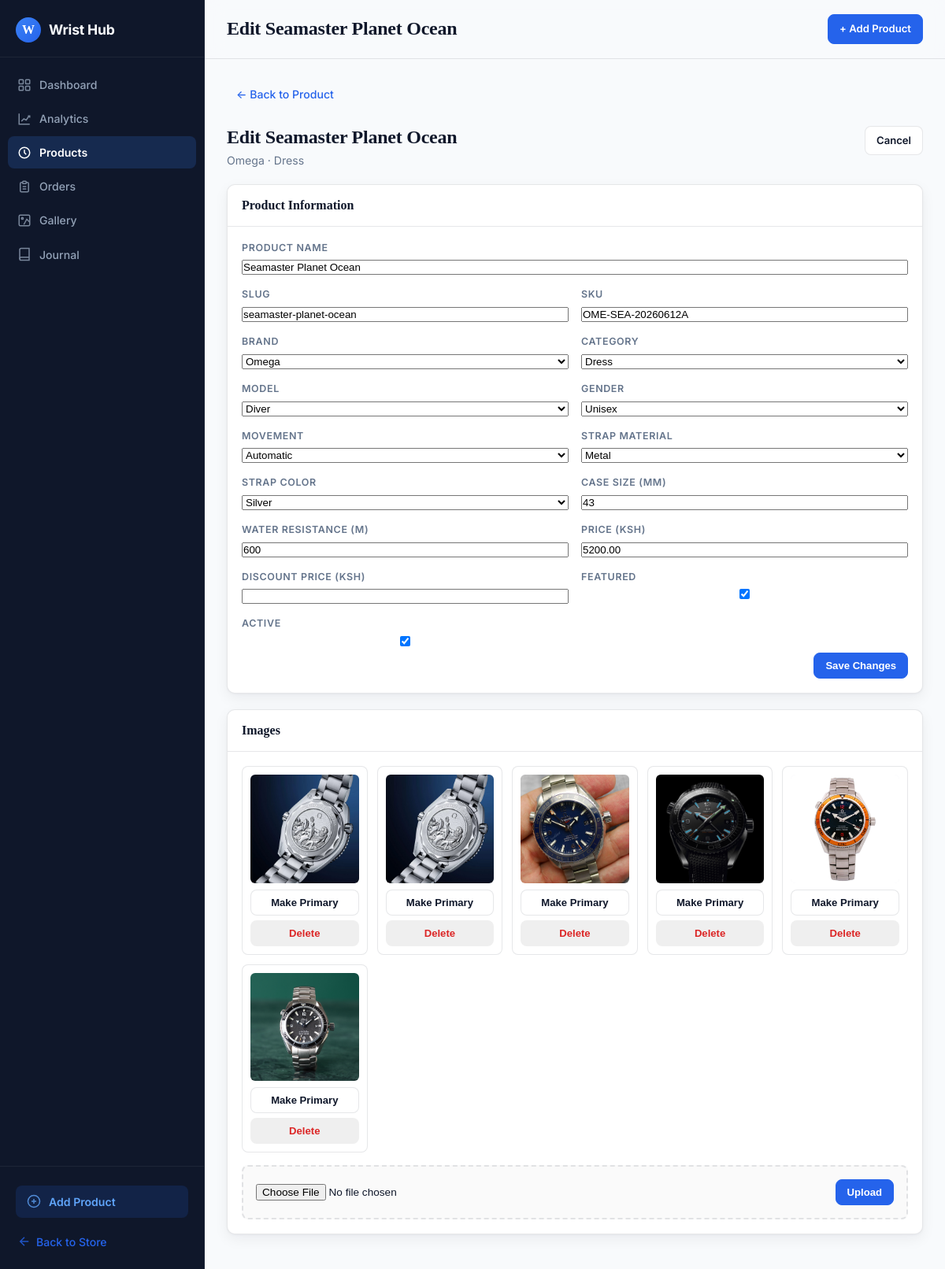
The page /panel/products/seamaster-planet-ocean/edit/ on the database its author committed.
### wshop/models.py (models this page shows, shortened)
class Watch(models.Model):
    MODEL_CHOICES = [
        ("classic", "Classic"),
        ("sport", "Sport"),
        ("luxury", "Luxury"),
        ("dress", "Dress"),
        ("diver", "Diver"),
        ("chronograph", "Chronograph"),
        ("vandross", "Vandross"),
    ]
    GENDER_CHOICES = [
        ("men", "Men"),
        ("women", "Women"),
        ("unisex", "Unisex"),
    ]
    MOVEMENT_CHOICES = [
        ("automatic", "Automatic"),
        ("quartz", "Quartz"),
        ("mechanical", "Mechanical"),
        ("solar", "Solar"),
        ("smart", "Smart"),
    ]
    STRAP_CHOICES = [
        ("leather", "Leather"),
        ("metal", "Metal"),
        ("rubber", "Rubber"),
        ("fabric", "Fabric"),
        ("ceramic", "Ceramic"),
    ]
    STRAP_COLOR_CHOICES = [
        ("silver", "Silver"),
        ("gold", "Gold"),
        ("rose_gold", "Rose Gold"),
        ("black", "Black"),
        ("brown", "Brown"),
        ("blue", "Blue"),
        ("white", "White"),
    ]
    name = models.CharField(max_length=160)
    slug = models.SlugField(max_length=180, unique=True)
    brand = models.ForeignKey(Brand, on_delete=models.PROTECT, related_name="watches")
    category = models.ForeignKey(
        Category,
        on_delete=models.PROTECT,
        related_name="watches",
    )
    model = models.CharField(max_length=30, choices=MODEL_CHOICES, default="classic")
    gender = models.CharField(max_length=10, choices=GENDER_CHOICES, default="unisex")
    movement = models.CharField(max_length=20, choices=MOVEMENT_CHOICES)
    strap_material = models.CharField(max_length=20, choices=STRAP_CHOICES)
    strap_color = models.CharField(
        max_length=20,
        choices=STRAP_COLOR_CHOICES,
        default="silver",
    )
    case_size_mm = models.PositiveSmallIntegerField()
    water_resistance_m = models.PositiveSmallIntegerField(default=0)
    price = models.DecimalField(
        max_digits=10,
        decimal_places=2,
        validators=[MinValueValidator(0)],
    )
    discount_price = models.DecimalField(
        max_digits=10,
        decimal_places=2,
        validators=[MinValueValidator(0)],
        blank=True,
        null=True,
    )
    sku = models.CharField(max_length=60, unique=True)
    featured = models.BooleanField(default=False)
    is_active = models.BooleanField(default=True)
    created_at = models.DateTimeField(auto_now_add=True)
    updated_at = models.DateTimeField(auto_now=True)
    class Meta:
        ordering = ["-created_at"]

class Brand(models.Model):
    name = models.CharField(max_length=100, unique=True)
    slug = models.SlugField(max_length=120, unique=True)
    is_active = models.BooleanField(default=True)
    created_at = models.DateTimeField(auto_now_add=True)
    class Meta:
        ordering = ["name"]
    def __str__(self):
        return self.name

class Category(models.Model):
    name = models.CharField(max_length=100, unique=True)
    slug = models.SlugField(max_length=120, unique=True)
    image = models.ImageField(upload_to="categories/", blank=True, null=True)
    is_active = models.BooleanField(default=True)
    created_at = models.DateTimeField(auto_now_add=True)
    class Meta:
        verbose_name_plural = "Categories"
        ordering = ["name"]
    def __str__(self):
        return self.name

class WatchImage(models.Model):
    watch = models.ForeignKey(Watch, on_delete=models.CASCADE, related_name="images")
    image = models.ImageField(upload_to="watches/")
    alt_text = models.CharField(max_length=160, blank=True)
    is_main = models.BooleanField(default=False)
    is_primary = models.BooleanField(default=False)
    created_at = models.DateTimeField(auto_now_add=True)
    class Meta:
        ordering = ["-is_primary", "-is_main", "created_at"]

### wshop/views_admin.py (the view)
# urls.py: path("panel/products/<slug:slug>/edit/", views_admin.admin_product_edit, name="panel-product-edit"),
def admin_product_edit(request, slug):
    watch = get_object_or_404(Watch, slug=slug)
    images = watch.images.all()
    if request.method == "POST":
        from django import forms
        class WatchForm(forms.ModelForm):
            class Meta:
                model = Watch
                fields = [
                    "name", "slug", "sku", "brand", "category", "model", "gender",
                    "movement", "strap_material", "strap_color", "case_size_mm",
                    "water_resistance_m", "price", "discount_price",
                    "featured", "is_active",
                ]
                widgets = {"slug": forms.TextInput(attrs={"readonly": "readonly"})}
        form = WatchForm(request.POST, instance=watch)
        if form.is_valid():
            form.save()
            uploaded_files = request.FILES.getlist("new_images")
            for idx, uploaded_file in enumerate(uploaded_files):
                WatchImage.objects.create(
                    watch=watch,
                    image=uploaded_file,
                    alt_text=watch.name,
                    is_primary=(idx == 0 and not watch.images.filter(is_primary=True).exists()),
                )
            if not watch.images.filter(is_primary=True).exists() and watch.images.exists():
                first = watch.images.first()
                first.is_primary = True
                first.save()
            primary_id = request.POST.get("primary_image_id")
            if primary_id:
                watch.images.exclude(id=primary_id).update(is_primary=False)
                watch.images.filter(id=primary_id).update(is_primary=True)
            delete_ids = request.POST.getlist("delete_image_ids")
            if delete_ids:
                watch.images.filter(id__in=delete_ids).delete()
                if not watch.images.filter(is_primary=True).exists() and watch.images.exists():
                    first = watch.images.first()
                    first.is_primary = True
                    first.save()
            messages.success(request, f"Updated {watch.name}.")
            return redirect("panel-product-edit", slug=watch.slug)
    else:
        from django import forms
        class WatchForm(forms.ModelForm):
            class Meta:
                model = Watch
                fields = [
                    "name", "slug", "sku", "brand", "category", "model", "gender",
                    "movement", "strap_material", "strap_color", "case_size_mm",
                    "water_resistance_m", "price", "discount_price",
                    "featured", "is_active",
                ]
                widgets = {"slug": forms.TextInput(attrs={"readonly": "readonly"})}
        form = WatchForm(instance=watch)
    return render(request, "panel/product_edit.html", {
        "watch": watch,
        "form": form,
        "images": images,
        "dashboard_title": f"Edit {watch.name}",
        "products_active": True,
    })

### wshop/views_admin.py
        class WatchForm(forms.ModelForm):
            class Meta:
                model = Watch
                fields = [
                    "name", "brand", "category", "model", "gender",
                    "movement", "strap_material", "strap_color", "case_size_mm",
                    "water_resistance_m", "price", "discount_price",
                    "featured", "is_active",
                ]

### wshop/analytics.py (called while the page is built)
def should_track_request(request):
    if request.path.startswith(("/admin/", "/panel/", "/static/", "/media/")):
        return False
    if request.path in {"/cart/count/"}:
        return False
    if request.method not in {"GET", "POST"}:
        return False
    return True

### wshop/templates/panel/product_edit.html (shortened to what this page needs)
{% extends "panel/base.html" %}
{% block content %}
<div class="page-header">
    <a href="{% url 'panel-product-detail' slug=watch.slug %}" class="back-link">← Back to Product</a>
</div>
<div class="page-title-row">
    <div>
        <h1 class="page-title">Edit {{ watch.name }}</h1>
        <p class="page-subtitle">{{ watch.brand.name }} · {{ watch.category.name }}</p>
    </div>
    <div style="display:flex;gap:10px;flex-wrap:wrap;">
        <a href="{% url 'panel-product-detail' slug=watch.slug %}" class="btn btn-secondary">Cancel</a>
    </div>
</div>
<div class="card">
    <div class="card-header">
        <span class="card-title">Product Information</span>
    </div>
    <div class="card-body">
        <form method="post" action="{% url 'panel-product-edit' slug=watch.slug %}">
            <div class="form-grid">
                <div class="form-group full">
                    <label class="form-label" for="{{ form.name.id_for_label }}">Product Name</label>
                    {{ form.name }}
                </div>
                <div class="form-group">
                    <label class="form-label" for="{{ form.slug.id_for_label }}">Slug</label>
                    {{ form.slug }}
                </div>
                <div class="form-group">
                    <label class="form-label" for="{{ form.sku.id_for_label }}">SKU</label>
                    {{ form.sku }}
                </div>
                <div class="form-group">
                    <label class="form-label" for="{{ form.brand.id_for_label }}">Brand</label>
                    {{ form.brand }}
                </div>
                <div class="form-group">
                    <label class="form-label" for="{{ form.category.id_for_label }}">Category</label>
                    {{ form.category }}
                </div>
                <div class="form-group">
                    <label class="form-label" for="{{ form.model.id_for_label }}">Model</label>
                    {{ form.model }}
                </div>
                <div class="form-group">
                    <label class="form-label" for="{{ form.gender.id_for_label }}">Gender</label>
                    {{ form.gender }}
                </div>
                <div class="form-group">
                    <label class="form-label" for="{{ form.movement.id_for_label }}">Movement</label>
                    {{ form.movement }}
                </div>
                <div class="form-group">
                    <label class="form-label" for="{{ form.strap_material.id_for_label }}">Strap Material</label>
                    {{ form.strap_material }}
                </div>
                <div class="form-group">
                    <label class="form-label" for="{{ form.strap_color.id_for_label }}">Strap Color</label>
                    {{ form.strap_color }}
                </div>
                <div class="form-group">
                    <label class="form-label" for="{{ form.case_size_mm.id_for_label }}">Case Size (mm)</label>
                    {{ form.case_size_mm }}
                </div>
                <div class="form-group">
                    <label class="form-label" for="{{ form.water_resistance_m.id_for_label }}">Water Resistance (m)</label>
                    {{ form.water_resistance_m }}
                </div>
                <div class="form-group">
                    <label class="form-label" for="{{ form.price.id_for_label }}">Price (Ksh)</label>
                    {{ form.price }}
                </div>
                <div class="form-group">
                    <label class="form-label" for="{{ form.discount_price.id_for_label }}">Discount Price (Ksh)</label>
                    {{ form.discount_price }}
                </div>
                <div class="form-group">
                    <label class="form-label" for="{{ form.featured.id_for_label }}">Featured</label>
                    {{ form.featured }}
                </div>
                <div class="form-group">
                    <label class="form-label" for="{{ form.is_active.id_for_label }}">Active</label>
                    {{ form.is_active }}
                </div>
            </div>
            <div class="form-actions">
                <button type="submit" class="btn btn-primary">Save Changes</button>
            </div>
        </form>
    </div>
</div>
<div class="card" id="images-section">
    <div class="card-header">
        <span class="card-title">Images</span>
    </div>
    <div class="card-body">
        <div class="image-manager">
            <div class="image-list">
                {% for image in images %}
                    <div class="image-item{% if image.is_primary %} is-primary{% endif %}">
                        <img src="{{ image.image.url }}" alt="{{ image.alt_text|default:watch.name }}" data-full="{{ image.image.url }}" onclick="openLightbox(this)">
                        <div class="image-actions">
                            <form method="post" action="{% url 'panel-product-edit' slug=watch.slug %}">
                                <button type="submit" class="btn btn-sm btn-secondary" name="action" value="set_primary" style="width:100%;">
                                    {% if image.is_primary %}★ Primary{% else %}Make Primary{% endif %}
                                </button>
                            </form>
                            <form method="post" action="{% url 'panel-product-edit' slug=watch.slug %}" onsubmit="return confirm('Delete this image?');">
                                <button type="submit" class="btn btn-sm btn-ghost" name="action" value="delete" style="width:100%; color:var(--red);">
                                    Delete
                                </button>
                            </form>
                        </div>
                    </div>
                {% empty %}
                    <div class="empty-state">No images yet. Upload one below.</div>
                {% endfor %}
            </div>
            <form method="post" action="{% url 'panel-product-edit' slug=watch.slug %}" enctype="multipart/form-data" class="upload-zone">
                <input type="file" name="new_image" accept="image/*">
                <button type="submit" class="btn btn-primary" name="action" value="upload">Upload</button>
            </form>
        </div>
    </div>
</div>
{% endblock %}

### wshop/static/css/admin.css (style rules this page uses)
:root { --bg: #f8fafc; --surface: #ffffff; --sidebar: #0f172a; --sidebar-hover: rgba(255,255,255,0.06); --sidebar-active: rgba(59,130,246,0.18); --ink: #0f172a; --muted: #64748b; --line: rgba(15,23,42,0.1); --shadow: 0 1px 3px rgba(15,23,42,0.04), 0 6px 18px rgba(15,23,42,0.06); --radius: 10px; --blue: #2563eb; --blue-soft: rgba(37,99,235,0.1); --green: #16a34a; --amber: #d97706; --red: #dc2626; --rose: #e11d48; }
* { box-sizing: border-box; margin: 0; padding: 0; }
body { font-family: 'Inter', -apple-system, BlinkMacSystemFont, 'Segoe UI', sans-serif; background: var(--bg); color: var(--ink); line-height: 1.5; min-height: 100vh; }
.back-link { display: flex; align-items: center; gap: 10px; padding: 10px 12px; border-radius: 8px; color: #64748b; text-decoration: none; font-size: 0.85rem; font-weight: 500; transition: all 140ms ease; }
.page-title { font-family: Georgia, 'Times New Roman', serif; font-size: 1.4rem; font-weight: 600; letter-spacing: -0.01em; color: var(--ink); }
.django-admin-link, .btn { display: inline-flex; align-items: center; justify-content: center; gap: 6px; padding: 8px 14px; border-radius: 8px; font-size: 0.82rem; font-weight: 600; text-decoration: none; border: 1px solid transparent; cursor: pointer; transition: all 140ms ease; white-space: nowrap; }
.btn-primary { color: #ffffff; background: var(--blue); border-color: var(--blue); }
.btn-secondary { color: var(--ink); background: var(--surface); border-color: var(--line); }
.card { background: var(--surface); border: 1px solid var(--line); border-radius: var(--radius); box-shadow: var(--shadow); margin-bottom: 20px; overflow: hidden; }
.card-header { display: flex; align-items: center; justify-content: space-between; gap: 12px; padding: 16px 20px; border-bottom: 1px solid var(--line); }
.card-title { font-family: Georgia, 'Times New Roman', serif; font-size: 1.05rem; font-weight: 600; color: var(--ink); }
.card-body { padding: 16px 20px; }

### rows shown on the page
Watch: name "Seamaster Planet Ocean", brand.name "Omega", category.name "Dress", slug "seamaster-planet-ocean", sku "OME-SEA-20260612A", brand "Omega", category "Dress", model "Diver", gender "Unisex", movement "Automatic", strap_material "Metal", strap_color "Silver", case_size_mm "43", water_resistance_m "600", price "5200.00", featured "☑", is_active "☑"
WatchImage: image (picture), is_primary "Make Primary"
WatchImage: image (picture), is_primary "Make Primary"
WatchImage: image (picture), is_primary "Make Primary"
WatchImage: image (picture), is_primary "Make Primary"
WatchImage: image (picture), is_primary "Make Primary"
WatchImage: image (picture), is_primary "Make Primary"

### other values the page prints
{{ dashboard_title }} "Edit Seamaster Planet Ocean"
